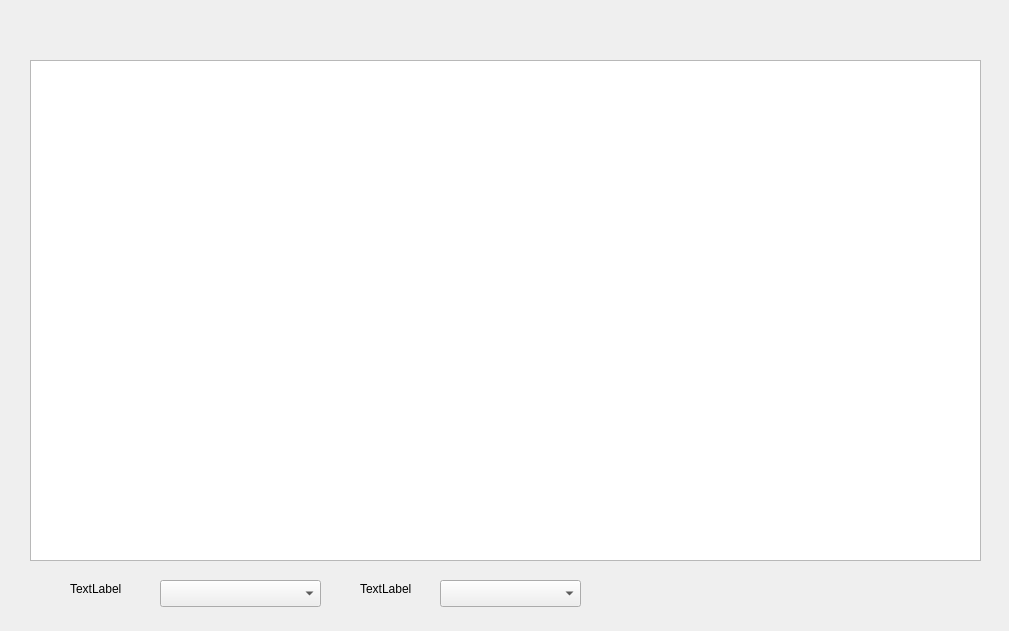
<?xml version="1.0" encoding="UTF-8"?>
<ui version="4.0">
 <class>Form</class>
 <widget class="QWidget" name="Form">
  <property name="geometry">
   <rect>
    <x>0</x>
    <y>0</y>
    <width>1009</width>
    <height>631</height>
   </rect>
  </property>
  <property name="windowTitle">
   <string>Form</string>
  </property>
  <widget class="QTableWidget" name="tableWidget">
   <property name="geometry">
    <rect>
     <x>30</x>
     <y>60</y>
     <width>951</width>
     <height>501</height>
    </rect>
   </property>
  </widget>
  <widget class="QComboBox" name="comboBox">
   <property name="geometry">
    <rect>
     <x>160</x>
     <y>580</y>
     <width>161</width>
     <height>27</height>
    </rect>
   </property>
  </widget>
  <widget class="QComboBox" name="comboBox_2">
   <property name="geometry">
    <rect>
     <x>440</x>
     <y>580</y>
     <width>141</width>
     <height>27</height>
    </rect>
   </property>
  </widget>
  <widget class="QLabel" name="label">
   <property name="geometry">
    <rect>
     <x>70</x>
     <y>580</y>
     <width>67</width>
     <height>17</height>
    </rect>
   </property>
   <property name="text">
    <string>TextLabel</string>
   </property>
  </widget>
  <widget class="QLabel" name="label_2">
   <property name="geometry">
    <rect>
     <x>360</x>
     <y>580</y>
     <width>67</width>
     <height>17</height>
    </rect>
   </property>
   <property name="text">
    <string>TextLabel</string>
   </property>
  </widget>
 </widget>
 <resources/>
 <connections/>
</ui>
